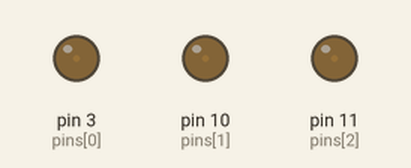
Simulated run of this sketch. Board: Arduino Uno, built with avr-gcc and run on an emulated ATmega328P. On the bench: output pins drawn as LEDs (lit = HIGH).

Above: at 0.05 s.
At 0.65 s:
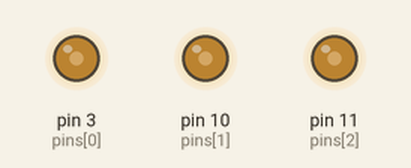
At 0.95 s:
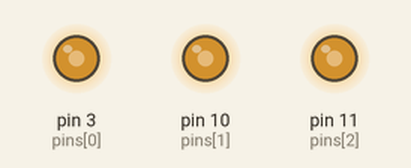
At 1.4 s:
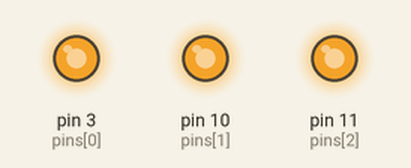
At 2.75 s:
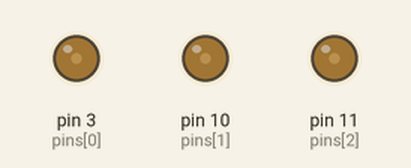
Timing chart, 0 to 7.0 s (numbered marks = the images above):
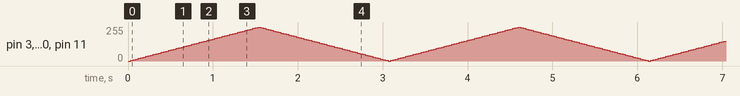

The sketch:

breath_light.ino
```cpp
int brightness = 0;
int fadeAmount = 5;
int delayDuration = 30;
int pins[] = {3, 10, 11};

void setup()  {
  int i;
  for(i = 0 ; i< 3; i++){
    pinMode(pins[i], OUTPUT);
  }
 }

void loop()  {
  int i;
  for(i=0; i< 3; i++){
   analogWrite(pins[i], brightness);
  }

  brightness = brightness + fadeAmount;
  if (brightness <= 0 || brightness >= 255) {
    fadeAmount = -fadeAmount ;
  }
  delay(delayDuration);
}
```
